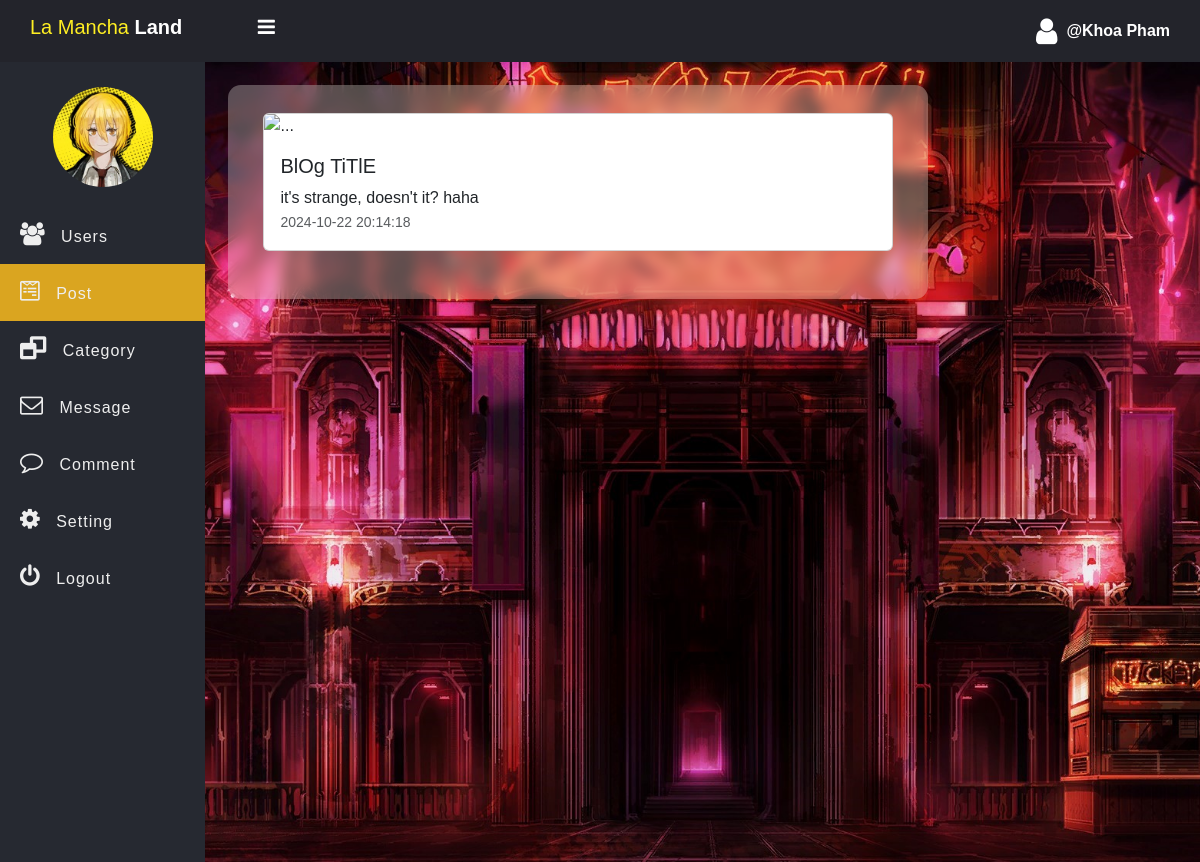
Screenshot of /admin/single_post.php?post_id=2 (signed in) with the database file from the repository.
### tables this page shows
CREATE TABLE `post` (
  `post_id` int(11) NOT NULL,
  `post_title` varchar(127) NOT NULL,
  `post_text` text NOT NULL,
  `category` int(11) NOT NULL,
  `cover_url` varchar(255) NOT NULL DEFAULT 'default.jpg',
  `created_at` datetime NOT NULL DEFAULT current_timestamp()
);

### admin/data/Post.php (called while the page is built, shortened)
<?php
function getById($conn, $id){
    $sql = "SELECT * FROM post WHERE post_id = ?";
    $stmt = $conn->prepare($sql);
    $stmt->execute([$id]);
    if($stmt->rowCount() >= 1){
        $data = $stmt->fetch();
        return $data;
    }else{
        return 0;
    }
}
?>

### admin/single_post.php (the view, shortened to what this page needs)
<?php
if (isset($_SESSION['admin_id']) && isset($_SESSION['username']) && isset($_GET['post_id'])) {
    $post_id = $_GET['post_id'];
    include_once("data/Post.php");
    include_once("../db_conn.php");
    $post = getById($conn, $post_id);
 ?>
<!DOCTYPE html>
<html>
<head>
	<link rel="stylesheet" href="https://stackpath.bootstrapcdn.com/font-awesome/4.7.0/css/font-awesome.min.css">
	<link rel="stylesheet" href="../css/side-bar.css">
    <link rel="stylesheet" href="../css/style.css">
    <link href="https://cdn.jsdelivr.net/npm/bootstrap@5.3.3/dist/css/bootstrap.min.css"
    rel="stylesheet">
</head>
<body>
    <?php
    include "inc/side-nav.php" ;
    ?>
    <section class="section-1">
    <div class="main-single-post">
        <div class="card main-blog-card mb-5">
            <img src="../upload/blog/<?= $post['cover_url'] ?>" class="card-img-top" alt="...">
            <div class="card-body">
                <h5 class="card-title"><?= $post['post_title'] ?></h5>
                <?= $post['post_text'] ?>
                <p class="card-text">
                    <small class="text-body-secondary"><?= $post['created_at'] ?></small>
                </p>
            </div>
        </div>
    </div>
	</section>
	</div>
</body>
</html>
<?php
} else {
    header("Location: ../admin-login.php");
    exit;
}
?>

### css/side-bar.css (style rules this page uses)
* { padding: 0; margin: 0; box-sizing: border-box; font-family: arial, sans-serif; }

### css/style.css (style rules this page uses)
.main-blog-card { width: 90%; }
.section-1 { width: 100%; background: url("../img/lamancha.jpg") center /cover; padding: 23px; }
.main-single-post { border-radius: .8rem; backdrop-filter: blur(7px); background-color: rgba(255, 255, 245, 0.292) !important; display: flex; justify-content: center; align-items: center; padding-top: 3%; width: 90%; max-width: 700px; }

### rows the page displays
post: post_title "BlOg TiTlE", post_text "it's strange, doesn't it? haha", created_at "2024-10-22 20:14:18"

### other values shown
$_SESSION['username'] "Khoa Pham"
